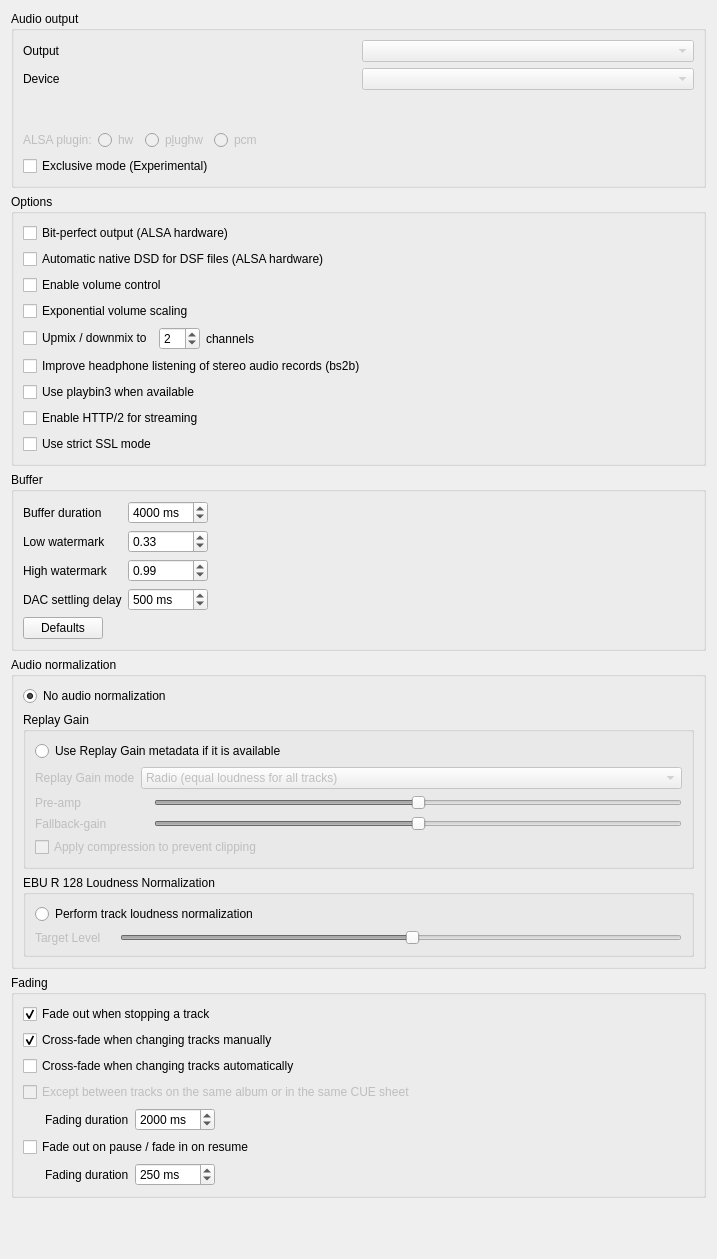
<?xml version="1.0" encoding="UTF-8"?>
<ui version="4.0">
 <class>BackendSettingsPage</class>
 <widget class="QWidget" name="BackendSettingsPage">
  <property name="geometry">
   <rect>
    <x>0</x>
    <y>0</y>
    <width>717</width>
    <height>1259</height>
   </rect>
  </property>
  <property name="windowTitle">
   <string>Backend</string>
  </property>
  <layout class="QVBoxLayout" name="layout_backendsettingspage">
   <item>
    <widget class="QGroupBox" name="groupbox_audio_output">
     <property name="title">
      <string>Audio output</string>
     </property>
     <layout class="QVBoxLayout" name="layout_audio_output">
      <item>
       <layout class="QGridLayout" name="layout_engine_output_device">
        <item row="2" column="0">
         <widget class="QLabel" name="label_output">
          <property name="text">
           <string>Output</string>
          </property>
         </widget>
        </item>
        <item row="3" column="1">
         <widget class="QComboBox" name="combobox_device">
          <property name="enabled">
           <bool>false</bool>
          </property>
          <property name="currentText">
           <string notr="true"/>
          </property>
         </widget>
        </item>
        <item row="3" column="0">
         <widget class="QLabel" name="label_device">
          <property name="text">
           <string>Device</string>
          </property>
         </widget>
        </item>
        <item row="4" column="1">
         <widget class="LineEdit" name="lineedit_device" native="true">
          <property name="enabled">
           <bool>true</bool>
          </property>
          <property name="minimumSize">
           <size>
            <width>0</width>
            <height>28</height>
           </size>
          </property>
          <property name="hint" stdset="0">
           <string/>
          </property>
         </widget>
        </item>
        <item row="2" column="1">
         <widget class="QComboBox" name="combobox_output">
          <property name="enabled">
           <bool>false</bool>
          </property>
          <property name="currentText">
           <string notr="true"/>
          </property>
         </widget>
        </item>
       </layout>
      </item>
      <item>
       <widget class="QWidget" name="widget_alsa_plugin" native="true">
        <property name="enabled">
         <bool>false</bool>
        </property>
        <layout class="QHBoxLayout" name="layout_alsa_plugin">
         <property name="leftMargin">
          <number>0</number>
         </property>
         <property name="topMargin">
          <number>0</number>
         </property>
         <property name="rightMargin">
          <number>0</number>
         </property>
         <property name="bottomMargin">
          <number>0</number>
         </property>
         <item>
          <widget class="QLabel" name="label_alsaplugin">
           <property name="text">
            <string>ALSA plugin:</string>
           </property>
          </widget>
         </item>
         <item>
          <widget class="QRadioButton" name="radiobutton_alsa_hw">
           <property name="enabled">
            <bool>false</bool>
           </property>
           <property name="text">
            <string>hw</string>
           </property>
          </widget>
         </item>
         <item>
          <widget class="QRadioButton" name="radiobutton_alsa_plughw">
           <property name="enabled">
            <bool>false</bool>
           </property>
           <property name="text">
            <string>p&amp;lughw</string>
           </property>
          </widget>
         </item>
         <item>
          <widget class="QRadioButton" name="radiobutton_alsa_pcm">
           <property name="enabled">
            <bool>false</bool>
           </property>
           <property name="text">
            <string>pcm</string>
           </property>
          </widget>
         </item>
         <item>
          <spacer name="spacer_alsaplugin">
           <property name="orientation">
            <enum>Qt::Horizontal</enum>
           </property>
           <property name="sizeHint" stdset="0">
            <size>
             <width>0</width>
             <height>0</height>
            </size>
           </property>
          </spacer>
         </item>
        </layout>
       </widget>
      </item>
      <item>
       <widget class="QWidget" name="widget_exclusive_mode" native="true">
        <layout class="QHBoxLayout" name="layout_exclusive_mode">
         <property name="spacing">
          <number>0</number>
         </property>
         <property name="leftMargin">
          <number>0</number>
         </property>
         <property name="topMargin">
          <number>0</number>
         </property>
         <property name="rightMargin">
          <number>0</number>
         </property>
         <property name="bottomMargin">
          <number>0</number>
         </property>
         <item>
          <widget class="QCheckBox" name="checkbox_exclusive_mode">
           <property name="text">
            <string>Exclusive mode (Experimental)</string>
           </property>
          </widget>
         </item>
         <item>
          <spacer name="spacer_exclusive_mode">
           <property name="orientation">
            <enum>Qt::Horizontal</enum>
           </property>
           <property name="sizeHint" stdset="0">
            <size>
             <width>40</width>
             <height>20</height>
            </size>
           </property>
          </spacer>
         </item>
        </layout>
       </widget>
      </item>
     </layout>
    </widget>
   </item>
   <item>
    <widget class="QGroupBox" name="groupbox_options">
     <property name="title">
      <string>Options</string>
     </property>
     <layout class="QVBoxLayout" name="verticalLayout_2">
      <item>
       <widget class="QCheckBox" name="checkbox_bit_perfect">
        <property name="toolTip">
         <string>Requires ALSA output with a direct hw: device. Bypasses software volume, balance, equalizer, ReplayGain, loudness normalization, crossfeed and fades. Preserves the source sample rate, channel count and integer PCM precision; unsupported formats fail instead of being resampled. Control listening volume on your DAC.</string>
        </property>
        <property name="text">
         <string>Bit-perfect output (ALSA hardware)</string>
        </property>
       </widget>
      </item>
      <item>
       <widget class="QCheckBox" name="checkbox_native_dsd">
        <property name="toolTip">
         <string>Automatically send DSF files as native DSD when using ALSA output with a direct hw: device. Requires a DSD-capable DAC and GStreamer with native DSD support (dsdconvert, avdemux_dsf and alsasink). Audio processing and software volume are bypassed for DSD. PCM tracks remain PCM. Disable this option to decode DSF files to PCM.</string>
        </property>
        <property name="text">
         <string>Automatic native DSD for DSF files (ALSA hardware)</string>
        </property>
       </widget>
      </item>
      <item>
       <widget class="QCheckBox" name="checkbox_volume_control">
        <property name="text">
         <string>Enable volume control</string>
        </property>
       </widget>
      </item>
      <item>
       <widget class="QCheckBox" name="checkbox_volume_exponential">
        <property name="toolTip">
         <string>Map the volume slider to a decibel scale so that perceived loudness changes evenly. Each 1% step equals 0.5 dB, 100% is 0 dB and 0% is silence.</string>
        </property>
        <property name="text">
         <string>Exponential volume scaling</string>
        </property>
       </widget>
      </item>
      <item>
       <widget class="QWidget" name="widget_channels_enabled" native="true">
        <layout class="QHBoxLayout" name="horizontalLayout">
         <property name="leftMargin">
          <number>0</number>
         </property>
         <property name="topMargin">
          <number>0</number>
         </property>
         <property name="rightMargin">
          <number>0</number>
         </property>
         <property name="bottomMargin">
          <number>0</number>
         </property>
         <item>
          <widget class="QCheckBox" name="checkbox_channels">
           <property name="text">
            <string>Upmix / downmix to</string>
           </property>
          </widget>
         </item>
         <item>
          <widget class="QWidget" name="widget_channels" native="true">
           <layout class="QHBoxLayout" name="horizontalLayout_3">
            <property name="leftMargin">
             <number>0</number>
            </property>
            <property name="topMargin">
             <number>0</number>
            </property>
            <property name="rightMargin">
             <number>0</number>
            </property>
            <property name="bottomMargin">
             <number>0</number>
            </property>
            <item>
             <widget class="QSpinBox" name="spinbox_channels">
              <property name="minimum">
               <number>1</number>
              </property>
              <property name="maximum">
               <number>20</number>
              </property>
              <property name="value">
               <number>2</number>
              </property>
             </widget>
            </item>
            <item>
             <widget class="QLabel" name="label_channels">
              <property name="text">
               <string>channels</string>
              </property>
             </widget>
            </item>
           </layout>
          </widget>
         </item>
         <item>
          <spacer name="spacer_channels">
           <property name="orientation">
            <enum>Qt::Horizontal</enum>
           </property>
           <property name="sizeHint" stdset="0">
            <size>
             <width>40</width>
             <height>20</height>
            </size>
           </property>
          </spacer>
         </item>
        </layout>
       </widget>
      </item>
      <item>
       <widget class="QCheckBox" name="checkbox_bs2b">
        <property name="text">
         <string>Improve headphone listening of stereo audio records (bs2b)</string>
        </property>
       </widget>
      </item>
      <item>
       <widget class="QCheckBox" name="checkbox_playbin3">
        <property name="text">
         <string>Use playbin3 when available</string>
        </property>
       </widget>
      </item>
      <item>
       <widget class="QCheckBox" name="checkbox_http2">
        <property name="toolTip">
         <string>You need to restart Strawberry for this setting to take affect</string>
        </property>
        <property name="text">
         <string>Enable HTTP/2 for streaming</string>
        </property>
       </widget>
      </item>
      <item>
       <widget class="QCheckBox" name="checkbox_strict_ssl">
        <property name="text">
         <string>Use strict SSL mode</string>
        </property>
       </widget>
      </item>
     </layout>
    </widget>
   </item>
   <item>
    <widget class="QGroupBox" name="groupbox_buffer">
     <property name="title">
      <string>Buffer</string>
     </property>
     <layout class="QVBoxLayout" name="verticalLayout">
      <item>
       <layout class="QGridLayout" name="layout_buffer">
        <item row="0" column="1">
         <widget class="QSpinBox" name="spinbox_bufferduration">
          <property name="suffix">
           <string> ms</string>
          </property>
          <property name="maximum">
           <number>60000</number>
          </property>
          <property name="singleStep">
           <number>100</number>
          </property>
          <property name="value">
           <number>4000</number>
          </property>
         </widget>
        </item>
        <item row="2" column="1">
         <widget class="QDoubleSpinBox" name="spinbox_high_watermark">
          <property name="maximum">
           <double>1.000000000000000</double>
          </property>
          <property name="singleStep">
           <double>0.010000000000000</double>
          </property>
          <property name="value">
           <double>0.990000000000000</double>
          </property>
         </widget>
        </item>
        <item row="0" column="0">
         <widget class="QLabel" name="label_bufferduration">
          <property name="text">
           <string>Buffer duration</string>
          </property>
         </widget>
        </item>
        <item row="2" column="0">
         <widget class="QLabel" name="label_highwatermark">
          <property name="text">
           <string>High watermark</string>
          </property>
         </widget>
        </item>
        <item row="1" column="0">
         <widget class="QLabel" name="label_lowwatermark">
          <property name="text">
           <string>Low watermark</string>
          </property>
         </widget>
        </item>
        <item row="1" column="1">
         <widget class="QDoubleSpinBox" name="spinbox_low_watermark">
          <property name="maximum">
           <double>1.000000000000000</double>
          </property>
          <property name="singleStep">
           <double>0.010000000000000</double>
          </property>
          <property name="value">
           <double>0.330000000000000</double>
          </property>
         </widget>
        </item>
        <item row="2" column="2">
         <spacer name="spacer_buffer_3">
          <property name="orientation">
           <enum>Qt::Horizontal</enum>
          </property>
          <property name="sizeHint" stdset="0">
           <size>
            <width>40</width>
            <height>20</height>
           </size>
          </property>
         </spacer>
        </item>
        <item row="1" column="2">
         <spacer name="spacer_buffer_2">
          <property name="orientation">
           <enum>Qt::Horizontal</enum>
          </property>
          <property name="sizeHint" stdset="0">
           <size>
            <width>40</width>
            <height>20</height>
           </size>
          </property>
         </spacer>
        </item>
        <item row="0" column="2">
         <spacer name="spacer_buffer_1">
          <property name="orientation">
           <enum>Qt::Horizontal</enum>
          </property>
          <property name="sizeHint" stdset="0">
           <size>
            <width>40</width>
            <height>20</height>
           </size>
          </property>
         </spacer>
        </item>
        <item row="3" column="0">
         <widget class="QLabel" name="label_device_warmup">
          <property name="text">
           <string>DAC settling delay</string>
          </property>
         </widget>
        </item>
        <item row="3" column="1">
         <widget class="QSpinBox" name="spinbox_device_warmup">
          <property name="toolTip">
           <string>Wait after opening and configuring the audio device before playing the track. With direct or exclusive hardware output, this delay applies to each new file so the DAC can settle after a sample-rate or PCM/DSD change. Try 300–500 ms. A nonzero delay disables gapless transitions between files on exclusive outputs; consecutive CUE sections of the same file stay continuous. Set to 0 to disable the delay and allow gapless playback.</string>
          </property>
          <property name="suffix">
           <string> ms</string>
          </property>
          <property name="maximum">
           <number>5000</number>
          </property>
          <property name="singleStep">
           <number>50</number>
          </property>
          <property name="value">
           <number>500</number>
          </property>
         </widget>
        </item>
        <item row="3" column="2">
         <spacer name="spacer_buffer_4">
          <property name="orientation">
           <enum>Qt::Horizontal</enum>
          </property>
          <property name="sizeHint" stdset="0">
           <size>
            <width>40</width>
            <height>20</height>
           </size>
          </property>
         </spacer>
        </item>
       </layout>
      </item>
      <item>
       <layout class="QHBoxLayout" name="layout_buffer_defaults">
        <item>
         <widget class="QPushButton" name="button_buffer_defaults">
          <property name="text">
           <string>Defaults</string>
          </property>
         </widget>
        </item>
        <item>
         <spacer name="spacer_buffer_defaults">
          <property name="orientation">
           <enum>Qt::Horizontal</enum>
          </property>
          <property name="sizeHint" stdset="0">
           <size>
            <width>40</width>
            <height>20</height>
           </size>
          </property>
         </spacer>
        </item>
       </layout>
      </item>
     </layout>
    </widget>
   </item>
   <item>
    <widget class="QGroupBox" name="groupbox_audio_normalization">
     <property name="title">
      <string>Audio normalization</string>
     </property>
     <layout class="QVBoxLayout" name="verticalLayout_3">
      <item>
       <widget class="QRadioButton" name="radiobutton_no_audio_normalization">
        <property name="text">
         <string>No audio normalization</string>
        </property>
        <property name="checked">
         <bool>true</bool>
        </property>
        <attribute name="buttonGroup">
         <string notr="true">buttonGroup_audio_normalization</string>
        </attribute>
       </widget>
      </item>
      <item>
       <widget class="QGroupBox" name="groupbox_replaygain">
        <property name="enabled">
         <bool>true</bool>
        </property>
        <property name="title">
         <string>Replay Gain</string>
        </property>
        <layout class="QVBoxLayout" name="layout_replay_gain">
         <item>
          <widget class="QRadioButton" name="radiobutton_replaygain">
           <property name="enabled">
            <bool>true</bool>
           </property>
           <property name="text">
            <string>Use Replay Gain metadata if it is available</string>
           </property>
           <attribute name="buttonGroup">
            <string notr="true">buttonGroup_audio_normalization</string>
           </attribute>
          </widget>
         </item>
         <item>
          <widget class="QWidget" name="widget_replaygain" native="true">
           <property name="enabled">
            <bool>false</bool>
           </property>
           <layout class="QFormLayout" name="formLayout_4">
            <property name="leftMargin">
             <number>0</number>
            </property>
            <property name="topMargin">
             <number>0</number>
            </property>
            <property name="rightMargin">
             <number>0</number>
            </property>
            <property name="bottomMargin">
             <number>0</number>
            </property>
            <item row="0" column="0">
             <widget class="QLabel" name="label_regainmode">
              <property name="text">
               <string>Replay Gain mode</string>
              </property>
             </widget>
            </item>
            <item row="0" column="1">
             <widget class="QComboBox" name="combobox_replaygainmode">
              <item>
               <property name="text">
                <string>Radio (equal loudness for all tracks)</string>
               </property>
              </item>
              <item>
               <property name="text">
                <string>Album (ideal loudness for all tracks)</string>
               </property>
              </item>
             </widget>
            </item>
            <item row="1" column="0">
             <widget class="QLabel" name="label_preamp">
              <property name="text">
               <string>Pre-amp</string>
              </property>
             </widget>
            </item>
            <item row="1" column="1">
             <layout class="QHBoxLayout" name="layout_replayagainpreamp">
              <item>
               <widget class="QLabel" name="label_replaygainpreamp"/>
              </item>
              <item>
               <widget class="StickySlider" name="stickyslider_replaygainpreamp">
                <property name="maximum">
                 <number>1200</number>
                </property>
                <property name="value">
                 <number>600</number>
                </property>
                <property name="orientation">
                 <enum>Qt::Horizontal</enum>
                </property>
                <property name="sticky_center" stdset="0">
                 <number>600</number>
                </property>
               </widget>
              </item>
             </layout>
            </item>
            <item row="4" column="0" colspan="2">
             <widget class="QCheckBox" name="checkbox_replaygaincompression">
              <property name="text">
               <string>Apply compression to prevent clipping</string>
              </property>
             </widget>
            </item>
            <item row="2" column="1">
             <layout class="QHBoxLayout" name="layout_replaygainfallbackgain">
              <item>
               <widget class="QLabel" name="label_replaygainfallbackgain"/>
              </item>
              <item>
               <widget class="StickySlider" name="stickyslider_replaygainfallbackgain">
                <property name="minimum">
                 <number>0</number>
                </property>
                <property name="maximum">
                 <number>1200</number>
                </property>
                <property name="value">
                 <number>600</number>
                </property>
                <property name="orientation">
                 <enum>Qt::Horizontal</enum>
                </property>
                <property name="sticky_center" stdset="0">
                 <number>600</number>
                </property>
               </widget>
              </item>
             </layout>
            </item>
            <item row="2" column="0">
             <widget class="QLabel" name="label_fallbackgain">
              <property name="text">
               <string>Fallback-gain</string>
              </property>
             </widget>
            </item>
           </layout>
          </widget>
         </item>
        </layout>
       </widget>
      </item>
      <item>
       <widget class="QGroupBox" name="groupbox_ebur128">
        <property name="enabled">
         <bool>true</bool>
        </property>
        <property name="title">
         <string>EBU R 128 Loudness Normalization</string>
        </property>
        <layout class="QVBoxLayout" name="layout_ebur128">
         <item>
          <widget class="QRadioButton" name="radiobutton_ebur128_loudness_normalization">
           <property name="enabled">
            <bool>true</bool>
           </property>
           <property name="text">
            <string>Perform track loudness normalization</string>
           </property>
           <attribute name="buttonGroup">
            <string notr="true">buttonGroup_audio_normalization</string>
           </attribute>
          </widget>
         </item>
         <item>
          <widget class="QWidget" name="widget_ebur128" native="true">
           <property name="enabled">
            <bool>false</bool>
           </property>
           <layout class="QFormLayout" name="formLayout_ebur128">
            <property name="leftMargin">
             <number>0</number>
            </property>
            <property name="topMargin">
             <number>0</number>
            </property>
            <property name="rightMargin">
             <number>0</number>
            </property>
            <property name="bottomMargin">
             <number>0</number>
            </property>
            <item row="0" column="0">
             <widget class="QLabel" name="label_ebur128_target_level_label">
              <property name="text">
               <string>Target Level</string>
              </property>
             </widget>
            </item>
            <item row="0" column="1">
             <layout class="QHBoxLayout" name="layout_ebur128_target_level">
              <item>
               <widget class="QLabel" name="label_ebur128_target_level"/>
              </item>
              <item>
               <widget class="StickySlider" name="stickyslider_ebur128_target_level">
                <property name="minimum">
                 <number>-480</number>
                </property>
                <property name="maximum">
                 <number>0</number>
                </property>
                <property name="value">
                 <number>-230</number>
                </property>
                <property name="orientation">
                 <enum>Qt::Horizontal</enum>
                </property>
                <property name="sticky_center" stdset="0">
                 <number>-230</number>
                </property>
               </widget>
              </item>
             </layout>
            </item>
           </layout>
          </widget>
         </item>
        </layout>
       </widget>
      </item>
     </layout>
    </widget>
   </item>
   <item>
    <widget class="QGroupBox" name="groupbox_fading">
     <property name="title">
      <string>Fading</string>
     </property>
     <layout class="QVBoxLayout" name="layout_fading">
      <item>
       <widget class="QCheckBox" name="checkbox_fadeout_stop">
        <property name="text">
         <string>Fade out when stopping a track</string>
        </property>
        <property name="checked">
         <bool>true</bool>
        </property>
       </widget>
      </item>
      <item>
       <widget class="QCheckBox" name="checkbox_fadeout_cross">
        <property name="text">
         <string>Cross-fade when changing tracks manually</string>
        </property>
        <property name="checked">
         <bool>true</bool>
        </property>
       </widget>
      </item>
      <item>
       <widget class="QCheckBox" name="checkbox_fadeout_auto">
        <property name="text">
         <string>Cross-fade when changing tracks automatically</string>
        </property>
       </widget>
      </item>
      <item>
       <widget class="QCheckBox" name="checkbox_fadeout_samealbum">
        <property name="enabled">
         <bool>false</bool>
        </property>
        <property name="text">
         <string>Except between tracks on the same album or in the same CUE sheet</string>
        </property>
       </widget>
      </item>
      <item>
       <widget class="QWidget" name="widget_fading_options" native="true">
        <layout class="QHBoxLayout" name="horizontalLayout_2">
         <property name="leftMargin">
          <number>0</number>
         </property>
         <property name="topMargin">
          <number>0</number>
         </property>
         <property name="rightMargin">
          <number>0</number>
         </property>
         <property name="bottomMargin">
          <number>0</number>
         </property>
         <item>
          <widget class="QLabel" name="label_fadingduration_1">
           <property name="text">
            <string>Fading duration</string>
           </property>
           <property name="indent">
            <number>22</number>
           </property>
          </widget>
         </item>
         <item>
          <widget class="QSpinBox" name="spinbox_fadeduration">
           <property name="suffix">
            <string> ms</string>
           </property>
           <property name="maximum">
            <number>10000</number>
           </property>
           <property name="singleStep">
            <number>1000</number>
           </property>
           <property name="value">
            <number>2000</number>
           </property>
          </widget>
         </item>
         <item>
          <spacer name="spacer_fading_1">
           <property name="orientation">
            <enum>Qt::Horizontal</enum>
           </property>
           <property name="sizeHint" stdset="0">
            <size>
             <width>257</width>
             <height>20</height>
            </size>
           </property>
          </spacer>
         </item>
        </layout>
       </widget>
      </item>
      <item>
       <widget class="QCheckBox" name="checkbox_fadeout_pauseresume">
        <property name="text">
         <string>Fade out on pause / fade in on resume</string>
        </property>
       </widget>
      </item>
      <item>
       <layout class="QHBoxLayout" name="layout_fading_duration">
        <item>
         <widget class="QLabel" name="label_fading_duration_1">
          <property name="text">
           <string>Fading duration</string>
          </property>
          <property name="indent">
           <number>22</number>
          </property>
         </widget>
        </item>
        <item>
         <widget class="QSpinBox" name="spinbox_fadeduration_pauseresume">
          <property name="suffix">
           <string> ms</string>
          </property>
          <property name="maximum">
           <number>10000</number>
          </property>
          <property name="singleStep">
           <number>50</number>
          </property>
          <property name="value">
           <number>250</number>
          </property>
         </widget>
        </item>
        <item>
         <spacer name="spacer_fading_duration_1">
          <property name="orientation">
           <enum>Qt::Horizontal</enum>
          </property>
          <property name="sizeHint" stdset="0">
           <size>
            <width>40</width>
            <height>20</height>
           </size>
          </property>
         </spacer>
        </item>
       </layout>
      </item>
     </layout>
    </widget>
   </item>
   <item>
    <spacer name="spacer_bottom">
     <property name="orientation">
      <enum>Qt::Vertical</enum>
     </property>
     <property name="sizeHint" stdset="0">
      <size>
       <width>0</width>
       <height>0</height>
      </size>
     </property>
    </spacer>
   </item>
  </layout>
 </widget>
 <customwidgets>
  <customwidget>
   <class>StickySlider</class>
   <extends>QSlider</extends>
   <header>widgets/stickyslider.h</header>
  </customwidget>
  <customwidget>
   <class>LineEdit</class>
   <extends>QWidget</extends>
   <header>widgets/lineedit.h</header>
  </customwidget>
 </customwidgets>
 <tabstops>
  <tabstop>combobox_output</tabstop>
  <tabstop>combobox_device</tabstop>
  <tabstop>radiobutton_alsa_hw</tabstop>
  <tabstop>radiobutton_alsa_plughw</tabstop>
  <tabstop>radiobutton_alsa_pcm</tabstop>
  <tabstop>checkbox_exclusive_mode</tabstop>
  <tabstop>checkbox_bit_perfect</tabstop>
  <tabstop>checkbox_native_dsd</tabstop>
  <tabstop>checkbox_volume_control</tabstop>
  <tabstop>checkbox_volume_exponential</tabstop>
  <tabstop>checkbox_channels</tabstop>
  <tabstop>spinbox_channels</tabstop>
  <tabstop>checkbox_bs2b</tabstop>
  <tabstop>checkbox_playbin3</tabstop>
  <tabstop>checkbox_http2</tabstop>
  <tabstop>checkbox_strict_ssl</tabstop>
  <tabstop>spinbox_bufferduration</tabstop>
  <tabstop>spinbox_low_watermark</tabstop>
  <tabstop>spinbox_high_watermark</tabstop>
  <tabstop>spinbox_device_warmup</tabstop>
  <tabstop>button_buffer_defaults</tabstop>
  <tabstop>radiobutton_no_audio_normalization</tabstop>
  <tabstop>radiobutton_replaygain</tabstop>
  <tabstop>combobox_replaygainmode</tabstop>
  <tabstop>stickyslider_replaygainpreamp</tabstop>
  <tabstop>stickyslider_replaygainfallbackgain</tabstop>
  <tabstop>checkbox_replaygaincompression</tabstop>
  <tabstop>radiobutton_ebur128_loudness_normalization</tabstop>
  <tabstop>stickyslider_ebur128_target_level</tabstop>
  <tabstop>checkbox_fadeout_stop</tabstop>
  <tabstop>checkbox_fadeout_cross</tabstop>
  <tabstop>checkbox_fadeout_auto</tabstop>
  <tabstop>checkbox_fadeout_samealbum</tabstop>
  <tabstop>spinbox_fadeduration</tabstop>
  <tabstop>checkbox_fadeout_pauseresume</tabstop>
  <tabstop>spinbox_fadeduration_pauseresume</tabstop>
 </tabstops>
 <resources/>
 <connections>
  <connection>
   <sender>radiobutton_ebur128_loudness_normalization</sender>
   <signal>toggled(bool)</signal>
   <receiver>widget_ebur128</receiver>
   <slot>setEnabled(bool)</slot>
   <hints>
    <hint type="sourcelabel">
     <x>429</x>
     <y>835</y>
    </hint>
    <hint type="destinationlabel">
     <x>429</x>
     <y>890</y>
    </hint>
   </hints>
  </connection>
  <connection>
   <sender>radiobutton_replaygain</sender>
   <signal>toggled(bool)</signal>
   <receiver>widget_replaygain</receiver>
   <slot>setEnabled(bool)</slot>
   <hints>
    <hint type="sourcelabel">
     <x>429</x>
     <y>640</y>
    </hint>
    <hint type="destinationlabel">
     <x>429</x>
     <y>717</y>
    </hint>
   </hints>
  </connection>
 </connections>
 <buttongroups>
  <buttongroup name="buttonGroup_audio_normalization">
   <property name="exclusive">
    <bool>true</bool>
   </property>
  </buttongroup>
 </buttongroups>
</ui>
